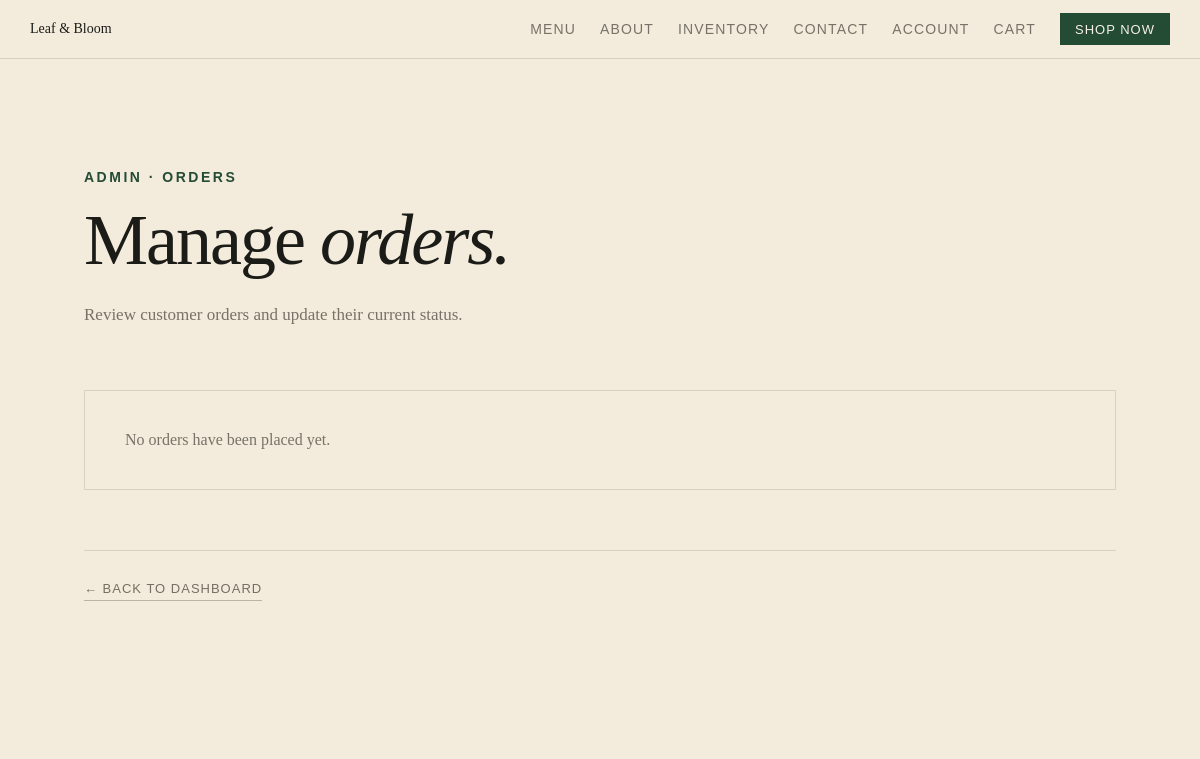
The app's page /admin/orders.php (signed in), older data.
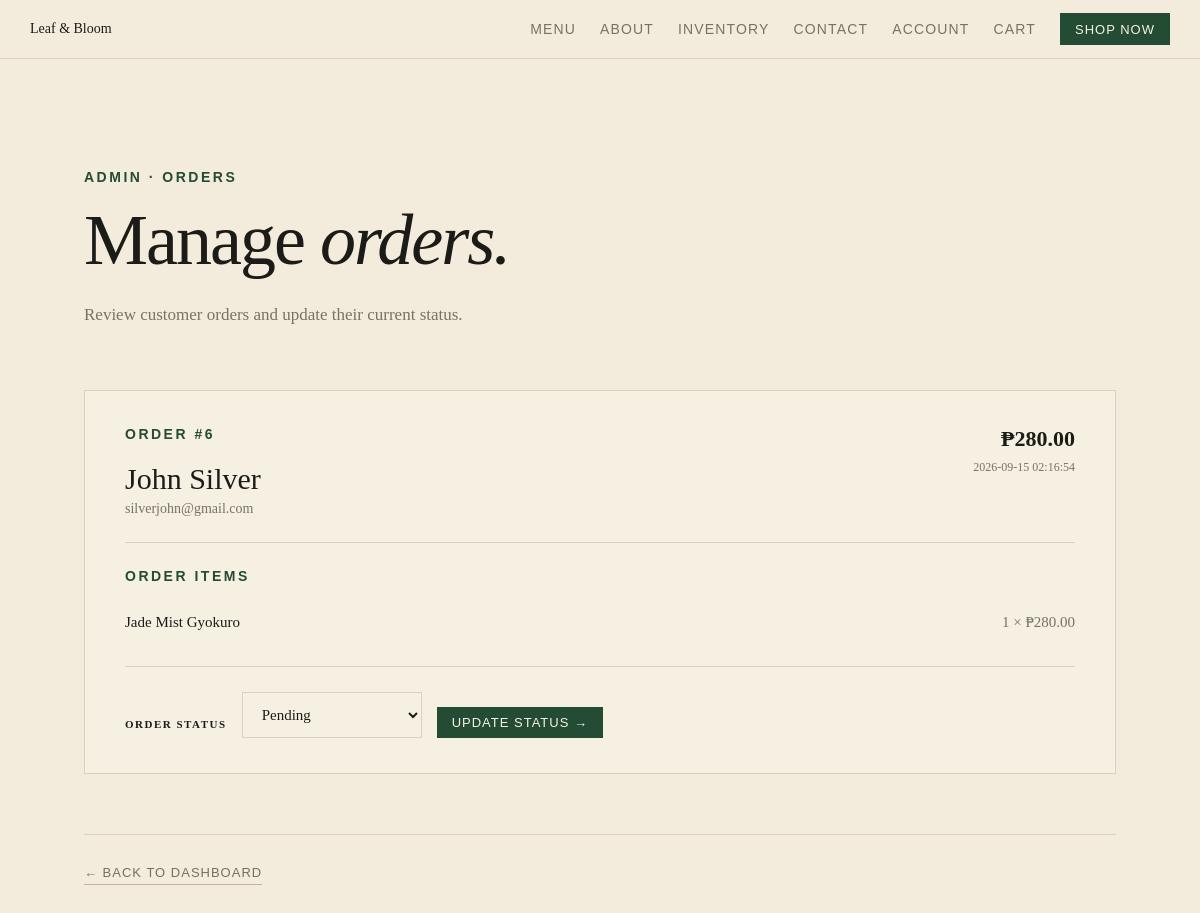
The same page, newer data.
### tables this page shows
CREATE TABLE `orders` (
  `order_id` int(10) UNSIGNED NOT NULL,
  `user_id` int(10) UNSIGNED NOT NULL,
  `total_amount` decimal(10,2) NOT NULL DEFAULT 0.00,
  `payment_method` varchar(50) NOT NULL DEFAULT 'Cash on Delivery',
  `status` varchar(50) NOT NULL DEFAULT 'Pending',
  `created_at` timestamp NOT NULL DEFAULT current_timestamp()
);

CREATE TABLE `users` (
  `user_id` int(10) UNSIGNED NOT NULL,
  `name` varchar(100) NOT NULL,
  `email` varchar(150) NOT NULL,
  `password` varchar(255) NOT NULL,
  `created_at` timestamp NOT NULL DEFAULT current_timestamp()
);

CREATE TABLE `order_items` (
  `order_item_id` int(10) UNSIGNED NOT NULL,
  `order_id` int(10) UNSIGNED NOT NULL,
  `product_id` int(11) NOT NULL,
  `quantity` int(10) UNSIGNED NOT NULL,
  `price` decimal(10,2) NOT NULL
);

CREATE TABLE `products` (
  `product_id` int(11) NOT NULL,
  `category_id` int(11) UNSIGNED NOT NULL,
  `name` varchar(150) NOT NULL,
  `tea_type` varchar(100) NOT NULL,
  `price` decimal(10,2) NOT NULL,
  `description` text NOT NULL,
  `image` varchar(255) NOT NULL
);

### admin/orders.php (the view, shortened to what this page needs)
<?php
require_once '../includes/db.php';
$stmt = $pdo->query("
    SELECT
        orders.order_id,
        orders.total_amount,
        orders.status,
        orders.created_at,
        users.name AS customer_name,
        users.email AS customer_email
    FROM orders
    INNER JOIN users
        ON orders.user_id = users.user_id
    ORDER BY orders.created_at DESC
");
$orders = $stmt->fetchAll(PDO::FETCH_ASSOC);
$item_stmt = $pdo->query("
    SELECT
        order_items.order_id,
        products.name AS product_name,
        order_items.quantity,
        order_items.price
    FROM order_items
    INNER JOIN products
        ON order_items.product_id = products.product_id
    ORDER BY order_items.order_id DESC
");
$order_items = $item_stmt->fetchAll(PDO::FETCH_ASSOC);
$items_by_order = [];
foreach ($order_items as $item) {
    $items_by_order[$item['order_id']][] = $item;
}
?>
<!DOCTYPE html>
<html lang="en">
<head>
    <link rel="stylesheet"
          href="../assets/css/style.css">
</head>
<body>
<?php include '../includes/navbar.php'; ?>
<main>
<section class="admin-orders-section">
    <div class="admin-orders-heading">
        <p class="section-label">
            ADMIN · ORDERS
        </p>
        <h1>
            Manage <em>orders.</em>
        </h1>
        <p>
            Review customer orders and update
            their current status.
        </p>
    </div>
    <div class="admin-orders-list">
        <?php if (empty($orders)): ?>
            <div class="admin-order-empty">
                <p>
                    No orders have been placed yet.
                </p>
            </div>
        <?php endif; ?>
        <?php foreach ($orders as $order): ?>
            <article class="admin-order-card">
                <div class="admin-order-header">
                    <div>
                        <p class="section-label">
                            ORDER #<?= (int) $order['order_id'] ?>
                        </p>
                        <h2>
                            <?= htmlspecialchars(
                                $order['customer_name']
                            ) ?>
                        </h2>
                        <p>
                            <?= htmlspecialchars(
                                $order['customer_email']
                            ) ?>
                        </p>
                    </div>
                    <div class="admin-order-total">
                        <strong>
                            ₱<?= number_format(
                                $order['total_amount'],
                                2
                            ) ?>
                        </strong>
                        <span>
                            <?= htmlspecialchars(
                                $order['created_at']
                            ) ?>
                        </span>
                    </div>
                </div>
                <div class="admin-order-items">
                    <p class="section-label">
                        ORDER ITEMS
                    </p>
                    <?php
                    $items =
                        $items_by_order[$order['order_id']]
                        ?? [];
                    ?>
                    <?php foreach ($items as $item): ?>
                        <div class="admin-order-item">
                            <span>
                                <?= htmlspecialchars(
                                    $item['product_name']
                                ) ?>
                            </span>
                            <span>
                                <?= (int) $item['quantity'] ?>
                                ×
                                ₱<?= number_format(
                                    $item['price'],
                                    2
                                ) ?>
                            </span>
                        </div>
                    <?php endforeach; ?>
                </div>
                <div class="admin-order-status">
                    <form method="POST"
                          action="orders.php">
                        <label for="status-<?= (int) $order['order_id'] ?>">
                            Order Status
                        </label>
                        <select
                            id="status-<?= (int) $order['order_id'] ?>"
                            name="status"
                        >
                            <?php
                            $statuses = [
                                'Pending',
                                'Confirmed',
                                'Preparing',
                                'Completed',
                                'Cancelled'
                            ];
                            ?>
                            <?php foreach ($statuses as $status): ?>
                                <option
                                    value="<?= $status ?>"
                                    <?= $order['status'] === $status
                                        ? 'selected'
                                        : '' ?>
                                >
                                    <?= $status ?>
                                </option>
                            <?php endforeach; ?>
                        </select>
                        <button
                            type="submit"
                            name="update_status"
                            class="primary-button"
                        >
                            Update Status →
                        </button>
                    </form>
                </div>
            </article>
        <?php endforeach; ?>
    </div>
    <div class="admin-dashboard-footer">
        <a href="dashboard.php"
           class="secondary-button">
            ← Back to Dashboard
        </a>
    </div>
</section>
</main>
</body>
</html>

### includes/navbar.php (shortened to what this page needs)
<?php
$isAdminPage = strpos($_SERVER['PHP_SELF'], '/admin/') !== false;
$basePath = $isAdminPage ? '../' : '';
?>
<header class="site-header">
    <nav class="navbar">
        <a href="<?= $basePath ?>index.php" class="brand">
            Leaf &amp; Bloom
        </a>
        <div class="nav-right" id="mainNav">
            <div class="nav-links">
    <a href="<?= $basePath ?>menu.php">
        Menu
    </a>
    <a href="<?= $basePath ?>index.php#philosophy">
        About
    </a>
    <a href="<?= $basePath ?>inventory.php">
        Inventory
    </a>
    <a href="<?= $basePath ?>contact.php">
        Contact
    </a>
    <a href="<?= $basePath ?>account.php">
        Account
    </a>
    <a href="<?= $basePath ?>cart.php">
        Cart
    </a>
</div>
<a href="<?= $basePath ?>index.php#teas"
   class="shop-button">
    Shop Now
</a>
        </div>
    </nav>
</header>

Row changes from the older to the newer data that the page shows:
added orders: order_id "6", user.name "John Silver", user.email "silverjohn@gmail.com", total_amount "280.00", created_at "2026-09-15 02:16:54", status "Pending"
added order_items: product.name "Jade Mist Gyokuro", quantity "1", price "280.00"
Text that changed along with them:
text no longer shown: "No orders have been placed yet."
